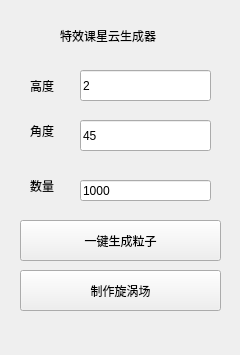
<?xml version="1.0" encoding="UTF-8"?>
<ui version="4.0">
 <class>box</class>
 <widget class="QWidget" name="box">
  <property name="geometry">
   <rect>
    <x>0</x>
    <y>0</y>
    <width>240</width>
    <height>355</height>
   </rect>
  </property>
  <property name="windowTitle">
   <string>box</string>
  </property>
  <widget class="QPushButton" name="pushButton">
   <property name="geometry">
    <rect>
     <x>20</x>
     <y>220</y>
     <width>201</width>
     <height>41</height>
    </rect>
   </property>
   <property name="text">
    <string>一键生成粒子</string>
   </property>
   <property name="+command" stdset="0">
    <string>tplink.use.create</string>
   </property>
  </widget>
  <widget class="QPushButton" name="pushButton_2">
   <property name="geometry">
    <rect>
     <x>20</x>
     <y>270</y>
     <width>201</width>
     <height>41</height>
    </rect>
   </property>
   <property name="text">
    <string>制作旋涡场</string>
   </property>
   <property name="+command" stdset="0">
    <string>tplink.use.link</string>
   </property>
  </widget>
  <widget class="QLineEdit" name="getagle">
   <property name="geometry">
    <rect>
     <x>80</x>
     <y>120</y>
     <width>131</width>
     <height>31</height>
    </rect>
   </property>
   <property name="text">
    <string>45</string>
   </property>
  </widget>
  <widget class="QLabel" name="label">
   <property name="geometry">
    <rect>
     <x>30</x>
     <y>120</y>
     <width>31</width>
     <height>21</height>
    </rect>
   </property>
   <property name="text">
    <string>角度</string>
   </property>
  </widget>
  <widget class="QLabel" name="label_2">
   <property name="geometry">
    <rect>
     <x>30</x>
     <y>80</y>
     <width>54</width>
     <height>12</height>
    </rect>
   </property>
   <property name="text">
    <string>高度</string>
   </property>
  </widget>
  <widget class="QLineEdit" name="gethigh">
   <property name="geometry">
    <rect>
     <x>80</x>
     <y>70</y>
     <width>131</width>
     <height>31</height>
    </rect>
   </property>
   <property name="text">
    <string>2</string>
   </property>
  </widget>
  <widget class="QLabel" name="label_3">
   <property name="geometry">
    <rect>
     <x>30</x>
     <y>180</y>
     <width>54</width>
     <height>12</height>
    </rect>
   </property>
   <property name="text">
    <string>数量</string>
   </property>
  </widget>
  <widget class="QLineEdit" name="getpnumber">
   <property name="geometry">
    <rect>
     <x>80</x>
     <y>180</y>
     <width>131</width>
     <height>21</height>
    </rect>
   </property>
   <property name="text">
    <string>1000</string>
   </property>
  </widget>
  <widget class="QLabel" name="label_4">
   <property name="geometry">
    <rect>
     <x>60</x>
     <y>20</y>
     <width>131</width>
     <height>31</height>
    </rect>
   </property>
   <property name="text">
    <string>特效课星云生成器</string>
   </property>
  </widget>
 </widget>
 <resources/>
 <connections/>
</ui>
